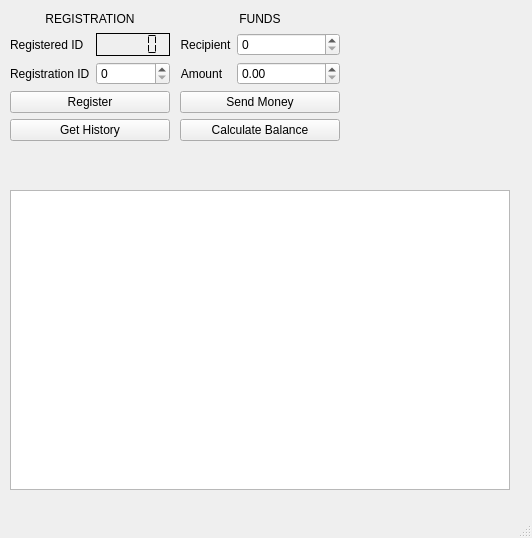
<?xml version="1.0" encoding="UTF-8"?>
<ui version="4.0">
 <class>MainWindow</class>
 <widget class="QMainWindow" name="MainWindow">
  <property name="geometry">
   <rect>
    <x>0</x>
    <y>0</y>
    <width>532</width>
    <height>538</height>
   </rect>
  </property>
  <property name="windowTitle">
   <string>MainWindow</string>
  </property>
  <widget class="QWidget" name="centralwidget">
   <widget class="QTextBrowser" name="textBrowser">
    <property name="geometry">
     <rect>
      <x>10</x>
      <y>190</y>
      <width>500</width>
      <height>300</height>
     </rect>
    </property>
   </widget>
   <widget class="QWidget" name="verticalLayoutWidget">
    <property name="geometry">
     <rect>
      <x>180</x>
      <y>10</y>
      <width>160</width>
      <height>131</height>
     </rect>
    </property>
    <layout class="QVBoxLayout" name="verticalLayout">
     <item>
      <widget class="QLabel" name="label_3">
       <property name="text">
        <string>FUNDS</string>
       </property>
       <property name="alignment">
        <set>Qt::AlignCenter</set>
       </property>
      </widget>
     </item>
     <item>
      <layout class="QFormLayout" name="formLayout">
       <item row="0" column="0">
        <widget class="QLabel" name="label">
         <property name="text">
          <string>Recipient</string>
         </property>
         <property name="alignment">
          <set>Qt::AlignCenter</set>
         </property>
        </widget>
       </item>
       <item row="0" column="1">
        <widget class="QSpinBox" name="spinBox_recipient"/>
       </item>
       <item row="1" column="0">
        <widget class="QLabel" name="label_2">
         <property name="text">
          <string>Amount</string>
         </property>
         <property name="alignment">
          <set>Qt::AlignCenter</set>
         </property>
        </widget>
       </item>
       <item row="1" column="1">
        <widget class="QDoubleSpinBox" name="doubleSpinBox_amount">
         <property name="maximum">
          <double>100.000000000000000</double>
         </property>
        </widget>
       </item>
      </layout>
     </item>
     <item>
      <widget class="QPushButton" name="pushButton_initTransaction">
       <property name="text">
        <string>Send Money</string>
       </property>
      </widget>
     </item>
     <item>
      <widget class="QPushButton" name="pushButton_calcMyBalance">
       <property name="text">
        <string>Calculate Balance</string>
       </property>
      </widget>
     </item>
    </layout>
   </widget>
   <widget class="QWidget" name="verticalLayoutWidget_2">
    <property name="geometry">
     <rect>
      <x>10</x>
      <y>10</y>
      <width>160</width>
      <height>131</height>
     </rect>
    </property>
    <layout class="QVBoxLayout" name="verticalLayout_2">
     <item>
      <widget class="QLabel" name="label_5">
       <property name="text">
        <string>REGISTRATION</string>
       </property>
       <property name="alignment">
        <set>Qt::AlignCenter</set>
       </property>
      </widget>
     </item>
     <item>
      <layout class="QFormLayout" name="formLayout_2">
       <item row="0" column="0">
        <widget class="QLabel" name="label_id">
         <property name="text">
          <string>Registered ID</string>
         </property>
        </widget>
       </item>
       <item row="0" column="1">
        <widget class="QLCDNumber" name="lcdNumber">
         <property name="frameShape">
          <enum>QFrame::Box</enum>
         </property>
         <property name="frameShadow">
          <enum>QFrame::Plain</enum>
         </property>
         <property name="segmentStyle">
          <enum>QLCDNumber::Flat</enum>
         </property>
        </widget>
       </item>
       <item row="1" column="0">
        <widget class="QLabel" name="label_4">
         <property name="text">
          <string>Registration ID</string>
         </property>
        </widget>
       </item>
       <item row="1" column="1">
        <widget class="QSpinBox" name="spinBox_ROS"/>
       </item>
      </layout>
     </item>
     <item>
      <widget class="QPushButton" name="pushButton_register">
       <property name="text">
        <string>Register</string>
       </property>
      </widget>
     </item>
     <item>
      <widget class="QPushButton" name="pushButton">
       <property name="text">
        <string>Get History</string>
       </property>
      </widget>
     </item>
    </layout>
   </widget>
  </widget>
  <widget class="QMenuBar" name="menubar">
   <property name="geometry">
    <rect>
     <x>0</x>
     <y>0</y>
     <width>532</width>
     <height>21</height>
    </rect>
   </property>
  </widget>
  <widget class="QStatusBar" name="statusbar"/>
 </widget>
 <resources/>
 <connections/>
</ui>
